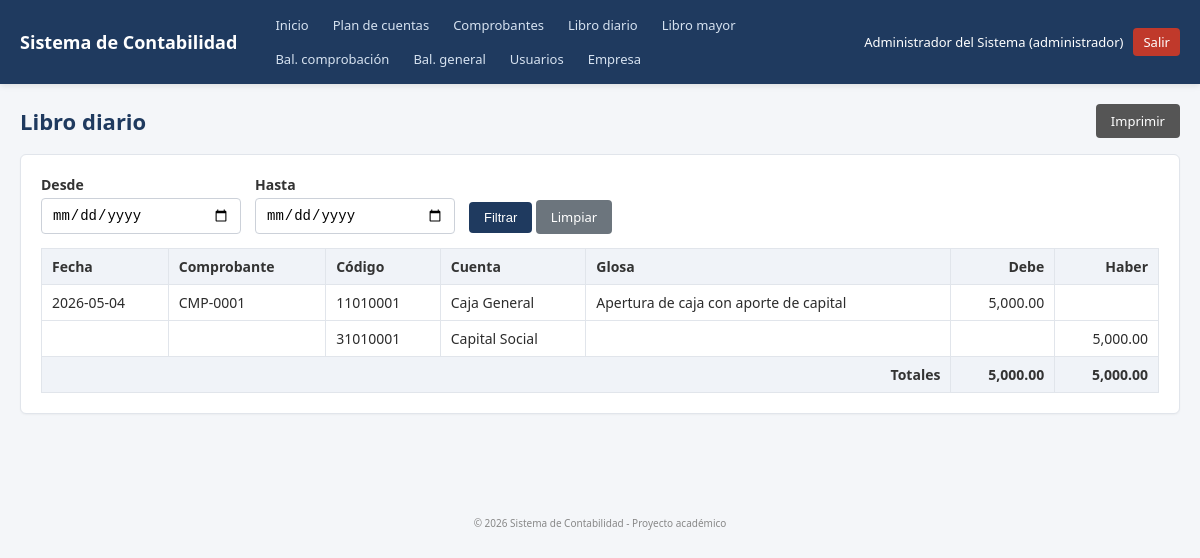
The page /modules/libro_diario/index.php (signed in) on the database its author committed.
### tables this page shows
CREATE TABLE comprobante_detalles (
    id INT AUTO_INCREMENT PRIMARY KEY,
    comprobante_id INT NOT NULL,
    cuenta_id INT NOT NULL,
    debe DECIMAL(14,2) NOT NULL DEFAULT 0,
    haber DECIMAL(14,2) NOT NULL DEFAULT 0,
    CONSTRAINT fk_detalle_comprobante
        FOREIGN KEY (comprobante_id) REFERENCES comprobantes(id) ON DELETE CASCADE,
    CONSTRAINT fk_detalle_cuenta
        FOREIGN KEY (cuenta_id) REFERENCES cuentas(id)
);

CREATE TABLE comprobantes (
    id INT AUTO_INCREMENT PRIMARY KEY,
    numero VARCHAR(20) NOT NULL UNIQUE,
    fecha DATE NOT NULL,
    descripcion VARCHAR(300) NOT NULL,
    usuario_id INT DEFAULT NULL,
    total_debe DECIMAL(14,2) NOT NULL DEFAULT 0,
    total_haber DECIMAL(14,2) NOT NULL DEFAULT 0,
    created_at TIMESTAMP DEFAULT CURRENT_TIMESTAMP,
    CONSTRAINT fk_comprobante_usuario
        FOREIGN KEY (usuario_id) REFERENCES usuarios(id) ON DELETE SET NULL
);

CREATE TABLE cuentas (
    id INT AUTO_INCREMENT PRIMARY KEY,
    codigo CHAR(8) NOT NULL UNIQUE,
    nombre VARCHAR(150) NOT NULL,
    tipo ENUM('activo','pasivo','patrimonio','ingreso','gasto') NOT NULL,
    activo TINYINT(1) NOT NULL DEFAULT 1,
    CONSTRAINT chk_codigo_numerico CHECK (codigo REGEXP '^[0-9]{8}$')
);

### includes/functions.php (called while the page is built, shortened)
<?php
function e($value) {
    return htmlspecialchars((string)$value, ENT_QUOTES, 'UTF-8');
}
function money($value) {
    return number_format((float)$value, 2, '.', ',');
}

### modules/libro_diario/index.php (the view, shortened to what this page needs)
<?php
require_once __DIR__ . '/../../includes/auth.php';
$desde = $_GET['desde'] ?? '';
$hasta = $_GET['hasta'] ?? '';
$where = '';
$sql = "
    SELECT c.id, c.numero, c.fecha, c.descripcion, c.total_debe, c.total_haber,
           d.debe, d.haber, ct.codigo, ct.nombre
    FROM comprobantes c
    JOIN comprobante_detalles d ON d.comprobante_id = c.id
    JOIN cuentas ct ON ct.id = d.cuenta_id
    $where
    ORDER BY c.fecha ASC, c.id ASC, d.id ASC
";
$stmt = $conn->prepare($sql);
$stmt->execute();
$rows = $stmt->get_result();
include __DIR__ . '/../../includes/header.php';
?>
<div class="page-header">
    <h1>Libro diario</h1>
    <a class="btn btn-print" target="_blank"
       href="print.php?desde=<?= urlencode($desde) ?>&hasta=<?= urlencode($hasta) ?>">Imprimir</a>
</div>
<div class="card">
    <form method="get" class="form-row" style="align-items:flex-end">
        <div class="form-group" style="max-width:200px">
            <label>Desde</label>
            <input type="date" name="desde" class="form-control" value="<?= e($desde) ?>">
        </div>
        <div class="form-group" style="max-width:200px">
            <label>Hasta</label>
            <input type="date" name="hasta" class="form-control" value="<?= e($hasta) ?>">
        </div>
        <div class="form-group">
            <button class="btn" type="submit">Filtrar</button>
            <a class="btn btn-secondary" href="index.php">Limpiar</a>
        </div>
    </form>
    <table class="table">
        <thead>
            <tr>
                <th>Fecha</th>
                <th>Comprobante</th>
                <th>Código</th>
                <th>Cuenta</th>
                <th>Glosa</th>
                <th class="text-right">Debe</th>
                <th class="text-right">Haber</th>
            </tr>
        </thead>
        <tbody>
        <?php
        $totalDebe = 0; $totalHaber = 0;
        $lastComp = null;
        while ($r = $rows->fetch_assoc()):
            $totalDebe += $r['debe'];
            $totalHaber += $r['haber'];
            $sameComp = ($lastComp === $r['numero']);
            $lastComp = $r['numero'];
        ?>
            <tr>
                <td><?= $sameComp ? '' : e($r['fecha']) ?></td>
                <td><?= $sameComp ? '' : e($r['numero']) ?></td>
                <td><?= e($r['codigo']) ?></td>
                <td><?= e($r['nombre']) ?></td>
                <td><?= $sameComp ? '' : e($r['descripcion']) ?></td>
                <td class="text-right"><?= $r['debe'] > 0 ? money($r['debe']) : '' ?></td>
                <td class="text-right"><?= $r['haber'] > 0 ? money($r['haber']) : '' ?></td>
            </tr>
        <?php endwhile; ?>
        </tbody>
        <tfoot>
            <tr>
                <th colspan="5" class="text-right">Totales</th>
                <th class="text-right"><?= money($totalDebe) ?></th>
                <th class="text-right"><?= money($totalHaber) ?></th>
            </tr>
        </tfoot>
    </table>
</div>
<?php include __DIR__ . '/../../includes/footer.php'; ?>

### assets/css/style.css (style rules this page uses)
* { box-sizing: border-box; }
body { margin: 0; font-family: "Segoe UI", Roboto, Arial, sans-serif; background: #f4f6f9; color: #2c2c2c; font-size: 14px; }
a { color: #1d6fa5; text-decoration: none; }
.card { background: #fff; border: 1px solid #e1e5eb; border-radius: 6px; padding: 20px; margin-bottom: 20px; box-shadow: 0 1px 2px rgba(0,0,0,.04); }
.page-header { display: flex; align-items: center; justify-content: space-between; flex-wrap: wrap; margin-bottom: 16px; gap: 10px; }
.page-header h1 { margin: 0; font-size: 22px; color: #1f3a5f; }
.btn { display: inline-block; padding: 7px 14px; border-radius: 4px; border: 1px solid transparent; font-size: 13px; cursor: pointer; background: #1f3a5f; color: #fff; text-decoration: none; }
.btn-secondary { background: #6c757d; }
.btn-print { background: #555; }
.form-group { margin-bottom: 14px; }
.form-group label { display: block; margin-bottom: 4px; font-weight: 600; color: #333; }
.form-control { width: 100%; padding: 8px 10px; border: 1px solid #ccd1d9; border-radius: 4px; font-size: 14px; background: #fff; }
.form-row { display: flex; gap: 14px; flex-wrap: wrap; }
.form-row .form-group { flex: 1; min-width: 200px; }
.table { width: 100%; border-collapse: collapse; background: #fff; }
.table th, .table td { border: 1px solid #e1e5eb; padding: 8px 10px; text-align: left; vertical-align: top; }
.table th { background: #f0f3f8; font-weight: 600; color: #333; }
.table .text-right { text-align: right; }

### rows shown on the page
comprobante_detalles: comprobante.fecha "2026-05-04", comprobante.numero "CMP-0001", cuenta.codigo "11010001", cuenta.nombre "Caja General", comprobante.descripcion "Apertura de caja con aporte de capital", debe "5,000.00"
comprobante_detalles: cuenta.codigo "31010001", cuenta.nombre "Capital Social", haber "5,000.00"

### other values the page prints
APP_NAME "Sistema de Contabilidad"
$_SESSION['user_nombre'] "Administrador del Sistema"
$_SESSION['user_rol'] "administrador"
money($totalDebe) "5,000.00"
money($totalHaber) "5,000.00"
